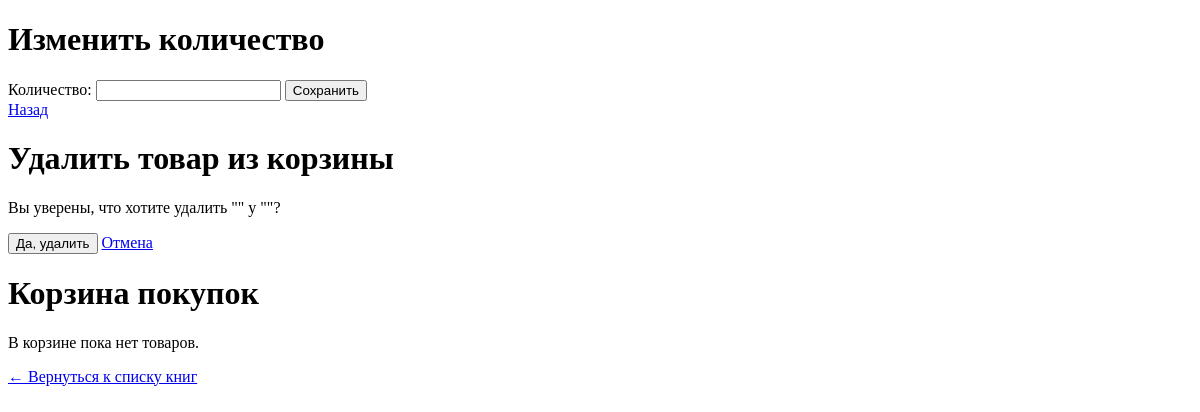
The page /basket/ on the database as committed earlier.
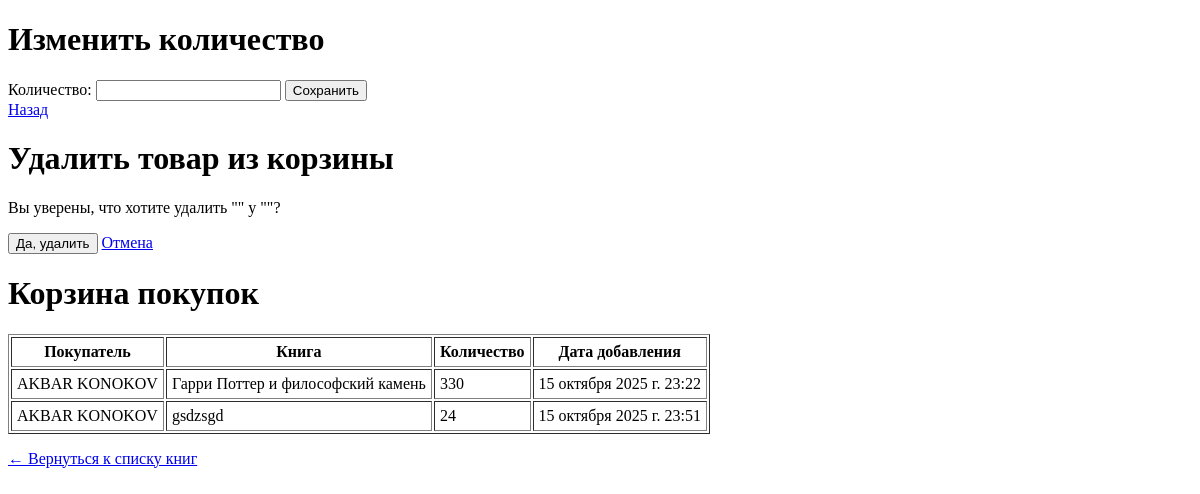
The same page on the database as committed later.
### basket/models.py (models this page shows, shortened)
class BasketItem(models.Model):
    customer = models.ForeignKey(Customer, on_delete=models.CASCADE)
    book = models.ForeignKey(Book, on_delete=models.CASCADE)
    quantity = models.PositiveIntegerField(default=1)
    added_at = models.DateTimeField(auto_now_add=True)

class Customer(models.Model):
    name = models.CharField(max_length=100)
    email = models.EmailField()
    phone = models.CharField(max_length=20, blank=True)

### books/models.py (models this page shows, shortened)
class Book(models.Model):
    title = models.CharField(max_length=255)
    description = models.TextField()
    image = models.ImageField(upload_to='books/')
    quantity_page = models.PositiveIntegerField()
    author = models.CharField(max_length=255)
    book_audio = models.URLField()
    created_at = models.DateTimeField(auto_now_add=True)

### basket/views.py (the view)
# urls.py: path('', views.basket_list, name='basket_list'),
def basket_list(request):
    items = BasketItem.objects.all()
    return render(request, 'basket/basket_list.html', {'basket_items': items})

### templates3/basket/basket_list.html (shortened to what this page needs)
<!DOCTYPE html>
<html>
<head>
</head>
<body>
<h1>Изменить количество</h1>
<form method="post">
    <label>Количество:</label>
    <input type="number" name="quantity" value="{{ item.quantity }}" min="1">
    <button type="submit">Сохранить</button>
</form>
<a href="{% url 'basket_list' %}">Назад</a>
<h1>Удалить товар из корзины</h1>
<p>Вы уверены, что хотите удалить "{{ item.book.title }}" у "{{ item.customer.name }}"?</p>
<form method="post">
    <button type="submit">Да, удалить</button>
    <a href="{% url 'basket_list' %}">Отмена</a>
</form>
<h1>Корзина покупок</h1>
{% if basket_items %}
<table border="1" cellpadding="5">
    <tr>
        <th>Покупатель</th>
        <th>Книга</th>
        <th>Количество</th>
        <th>Дата добавления</th>
    </tr>
    {% for item in basket_items %}
    <tr>
        <td>{{ item.customer.name }}</td>
        <td>{{ item.book.title }}</td>
        <td>{{ item.quantity }}</td>
        <td>{{ item.added_at }}</td>
    </tr>
    {% endfor %}
</table>
{% else %}
<p>В корзине пока нет товаров.</p>
{% endif %}
<p><a href="{% url 'books_list' %}">← Вернуться к списку книг</a></p>
</body>
</html>

Rows that differ between the two databases and show on the page:
added BasketItem: customer.name "AKBAR KONOKOV", book "Гарри Поттер и философский камень", quantity "330", added_at "15 октября 2025 г. 23:22"
added BasketItem: customer.name "AKBAR KONOKOV", book "gsdzsgd", quantity "24", added_at "15 октября 2025 г. 23:51"
Other text that changed with them:
text no longer shown: "В корзине пока нет товаров."
text now shown: "Покупатель Книга Количество Дата добавления"
